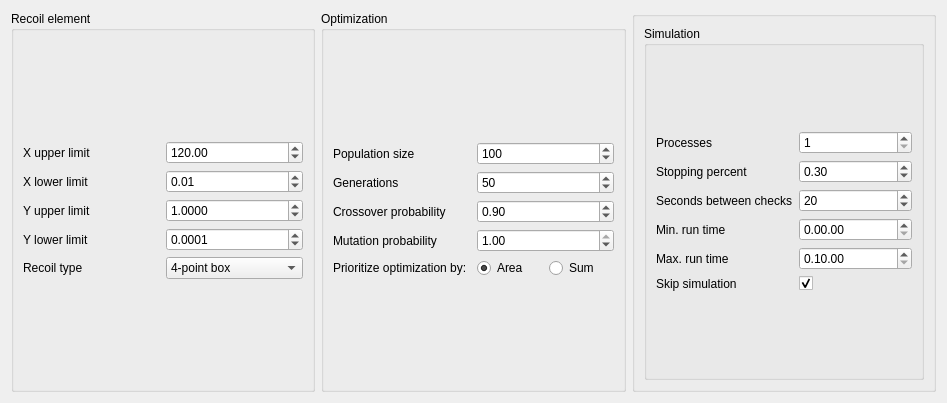
<?xml version="1.0" encoding="UTF-8"?>
<ui version="4.0">
 <class>optimizationRecoilParameters</class>
 <widget class="QWidget" name="optimizationRecoilParameters">
  <property name="geometry">
   <rect>
    <x>0</x>
    <y>0</y>
    <width>947</width>
    <height>403</height>
   </rect>
  </property>
  <property name="sizePolicy">
   <sizepolicy hsizetype="Preferred" vsizetype="Preferred">
    <horstretch>0</horstretch>
    <verstretch>0</verstretch>
   </sizepolicy>
  </property>
  <property name="minimumSize">
   <size>
    <width>947</width>
    <height>250</height>
   </size>
  </property>
  <property name="windowTitle">
   <string>Start Optimization</string>
  </property>
  <layout class="QVBoxLayout" name="verticalLayout">
   <item>
    <layout class="QHBoxLayout" name="horizontalLayout_3">
     <item>
      <widget class="QGroupBox" name="recoilGroupBox">
       <property name="title">
        <string>Recoil element</string>
       </property>
       <layout class="QVBoxLayout" name="verticalLayout_4">
        <item>
         <layout class="QGridLayout" name="gridLayout">
          <item row="0" column="0">
           <widget class="QLabel" name="label_2">
            <property name="text">
             <string>X upper limit</string>
            </property>
           </widget>
          </item>
          <item row="0" column="1">
           <widget class="QDoubleSpinBox" name="upperXDoubleSpinBox">
            <property name="maximum">
             <double>999999999.990000009536743</double>
            </property>
            <property name="singleStep">
             <double>0.010000000000000</double>
            </property>
            <property name="value">
             <double>120.000000000000000</double>
            </property>
           </widget>
          </item>
          <item row="1" column="0">
           <widget class="QLabel" name="label_3">
            <property name="text">
             <string>X lower limit</string>
            </property>
           </widget>
          </item>
          <item row="1" column="1">
           <widget class="QDoubleSpinBox" name="lowerXDoubleSpinBox">
            <property name="maximum">
             <double>9999999999990000.000000000000000</double>
            </property>
            <property name="singleStep">
             <double>0.010000000000000</double>
            </property>
            <property name="value">
             <double>0.010000000000000</double>
            </property>
           </widget>
          </item>
          <item row="2" column="0">
           <widget class="QLabel" name="label_4">
            <property name="text">
             <string>Y upper limit</string>
            </property>
           </widget>
          </item>
          <item row="2" column="1">
           <widget class="QDoubleSpinBox" name="upperYDoubleSpinBox">
            <property name="decimals">
             <number>4</number>
            </property>
            <property name="maximum">
             <double>3.000000000000000</double>
            </property>
            <property name="singleStep">
             <double>0.000100000000000</double>
            </property>
            <property name="value">
             <double>1.000000000000000</double>
            </property>
           </widget>
          </item>
          <item row="3" column="0">
           <widget class="QLabel" name="label_5">
            <property name="text">
             <string>Y lower limit</string>
            </property>
           </widget>
          </item>
          <item row="3" column="1">
           <widget class="QDoubleSpinBox" name="lowerYDoubleSpinBox">
            <property name="decimals">
             <number>4</number>
            </property>
            <property name="maximum">
             <double>3.000000000000000</double>
            </property>
            <property name="singleStep">
             <double>0.000100000000000</double>
            </property>
            <property name="value">
             <double>0.000100000000000</double>
            </property>
           </widget>
          </item>
          <item row="4" column="0">
           <widget class="QLabel" name="label_16">
            <property name="text">
             <string>Recoil type</string>
            </property>
           </widget>
          </item>
          <item row="4" column="1">
           <widget class="QComboBox" name="recoilTypeComboBox">
            <property name="minimumSize">
             <size>
              <width>50</width>
              <height>0</height>
             </size>
            </property>
            <item>
             <property name="text">
              <string>4-point box</string>
             </property>
            </item>
            <item>
             <property name="text">
              <string>6-point box</string>
             </property>
            </item>
            <item>
             <property name="text">
              <string>8-point two-peak</string>
             </property>
            </item>
            <item>
             <property name="text">
              <string>10-point two-peak</string>
             </property>
            </item>
           </widget>
          </item>
         </layout>
        </item>
       </layout>
      </widget>
     </item>
     <item>
      <widget class="QGroupBox" name="optimGroupBox">
       <property name="enabled">
        <bool>true</bool>
       </property>
       <property name="title">
        <string>Optimization</string>
       </property>
       <layout class="QVBoxLayout" name="verticalLayout_3">
        <item>
         <layout class="QGridLayout" name="gridLayout_2">
          <item row="3" column="0">
           <widget class="QLabel" name="label_9">
            <property name="text">
             <string>Mutation probability</string>
            </property>
           </widget>
          </item>
          <item row="3" column="1">
           <widget class="QDoubleSpinBox" name="mutationProbDoubleSpinBox">
            <property name="maximum">
             <double>1.000000000000000</double>
            </property>
            <property name="singleStep">
             <double>0.010000000000000</double>
            </property>
            <property name="value">
             <double>1.000000000000000</double>
            </property>
           </widget>
          </item>
          <item row="2" column="1">
           <widget class="QDoubleSpinBox" name="crossoverProbDoubleSpinBox">
            <property name="decimals">
             <number>2</number>
            </property>
            <property name="maximum">
             <double>1.000000000000000</double>
            </property>
            <property name="singleStep">
             <double>0.100000000000000</double>
            </property>
            <property name="value">
             <double>0.900000000000000</double>
            </property>
           </widget>
          </item>
          <item row="0" column="0">
           <widget class="QLabel" name="label">
            <property name="text">
             <string>Population size</string>
            </property>
           </widget>
          </item>
          <item row="1" column="0">
           <widget class="QLabel" name="label_10">
            <property name="text">
             <string>Generations</string>
            </property>
           </widget>
          </item>
          <item row="0" column="1">
           <widget class="QSpinBox" name="populationSpinBox">
            <property name="minimum">
             <number>10</number>
            </property>
            <property name="maximum">
             <number>1000</number>
            </property>
            <property name="value">
             <number>100</number>
            </property>
           </widget>
          </item>
          <item row="1" column="1">
           <widget class="QSpinBox" name="generationSpinBox">
            <property name="maximum">
             <number>999999</number>
            </property>
            <property name="value">
             <number>50</number>
            </property>
           </widget>
          </item>
          <item row="2" column="0">
           <widget class="QLabel" name="label_8">
            <property name="text">
             <string>Crossover probability</string>
            </property>
           </widget>
          </item>
          <item row="4" column="1">
           <layout class="QHBoxLayout" name="horizontalLayout_4">
            <item>
             <widget class="QRadioButton" name="areaRadioButton">
              <property name="tabletTracking">
               <bool>false</bool>
              </property>
              <property name="text">
               <string>Area</string>
              </property>
              <property name="checked">
               <bool>true</bool>
              </property>
             </widget>
            </item>
            <item>
             <widget class="QRadioButton" name="sumRadioButton">
              <property name="text">
               <string>Sum</string>
              </property>
             </widget>
            </item>
           </layout>
          </item>
          <item row="4" column="0">
           <widget class="QLabel" name="label_23">
            <property name="sizePolicy">
             <sizepolicy hsizetype="Minimum" vsizetype="Minimum">
              <horstretch>0</horstretch>
              <verstretch>0</verstretch>
             </sizepolicy>
            </property>
            <property name="text">
             <string>Prioritize optimization by:</string>
            </property>
           </widget>
          </item>
         </layout>
        </item>
       </layout>
      </widget>
     </item>
     <item>
      <widget class="QGroupBox" name="groupBox">
       <layout class="QVBoxLayout" name="verticalLayout_2">
        <item>
         <widget class="QGroupBox" name="simGroupBox">
          <property name="sizePolicy">
           <sizepolicy hsizetype="Preferred" vsizetype="Preferred">
            <horstretch>0</horstretch>
            <verstretch>0</verstretch>
           </sizepolicy>
          </property>
          <property name="title">
           <string>Simulation</string>
          </property>
          <layout class="QVBoxLayout" name="verticalLayout_5">
           <item>
            <layout class="QGridLayout" name="gridLayout_3">
             <item row="2" column="0">
              <widget class="QLabel" name="label_12">
               <property name="text">
                <string>Seconds between checks</string>
               </property>
              </widget>
             </item>
             <item row="3" column="0">
              <widget class="QLabel" name="label_13">
               <property name="text">
                <string>Min. run time</string>
               </property>
              </widget>
             </item>
             <item row="4" column="1">
              <widget class="QTimeEdit" name="maxTimeEdit">
               <property name="currentSection">
                <enum>QDateTimeEdit::HourSection</enum>
               </property>
               <property name="displayFormat">
                <string>H.mm.ss</string>
               </property>
               <property name="time">
                <time>
                 <hour>0</hour>
                 <minute>10</minute>
                 <second>0</second>
                </time>
               </property>
              </widget>
             </item>
             <item row="1" column="0">
              <widget class="QLabel" name="label_11">
               <property name="text">
                <string>Stopping percent</string>
               </property>
              </widget>
             </item>
             <item row="0" column="0">
              <widget class="QLabel" name="label_7">
               <property name="text">
                <string>Processes</string>
               </property>
              </widget>
             </item>
             <item row="2" column="1">
              <widget class="QSpinBox" name="timeSpinBox">
               <property name="maximum">
                <number>60</number>
               </property>
               <property name="value">
                <number>20</number>
               </property>
              </widget>
             </item>
             <item row="0" column="1">
              <widget class="QSpinBox" name="processesSpinBox">
               <property name="minimum">
                <number>1</number>
               </property>
               <property name="value">
                <number>1</number>
               </property>
              </widget>
             </item>
             <item row="1" column="1">
              <widget class="QDoubleSpinBox" name="percentDoubleSpinBox">
               <property name="minimum">
                <double>0.010000000000000</double>
               </property>
               <property name="maximum">
                <double>1.000000000000000</double>
               </property>
               <property name="singleStep">
                <double>0.010000000000000</double>
               </property>
               <property name="value">
                <double>0.300000000000000</double>
               </property>
              </widget>
             </item>
             <item row="3" column="1">
              <widget class="QTimeEdit" name="minTimeEdit">
               <property name="currentSection">
                <enum>QDateTimeEdit::HourSection</enum>
               </property>
               <property name="displayFormat">
                <string>H.mm.ss</string>
               </property>
              </widget>
             </item>
             <item row="4" column="0">
              <widget class="QLabel" name="label_14">
               <property name="text">
                <string>Max. run time</string>
               </property>
              </widget>
             </item>
             <item row="5" column="0">
              <widget class="QLabel" name="label_24">
               <property name="text">
                <string>Skip simulation</string>
               </property>
              </widget>
             </item>
             <item row="5" column="1">
              <widget class="QCheckBox" name="skip_sim_chk_box">
               <property name="enabled">
                <bool>true</bool>
               </property>
               <property name="layoutDirection">
                <enum>Qt::LeftToRight</enum>
               </property>
               <property name="text">
                <string/>
               </property>
               <property name="checked">
                <bool>true</bool>
               </property>
               <property name="tristate">
                <bool>false</bool>
               </property>
              </widget>
             </item>
            </layout>
           </item>
          </layout>
         </widget>
        </item>
       </layout>
      </widget>
     </item>
    </layout>
   </item>
  </layout>
 </widget>
 <resources/>
 <connections/>
</ui>
